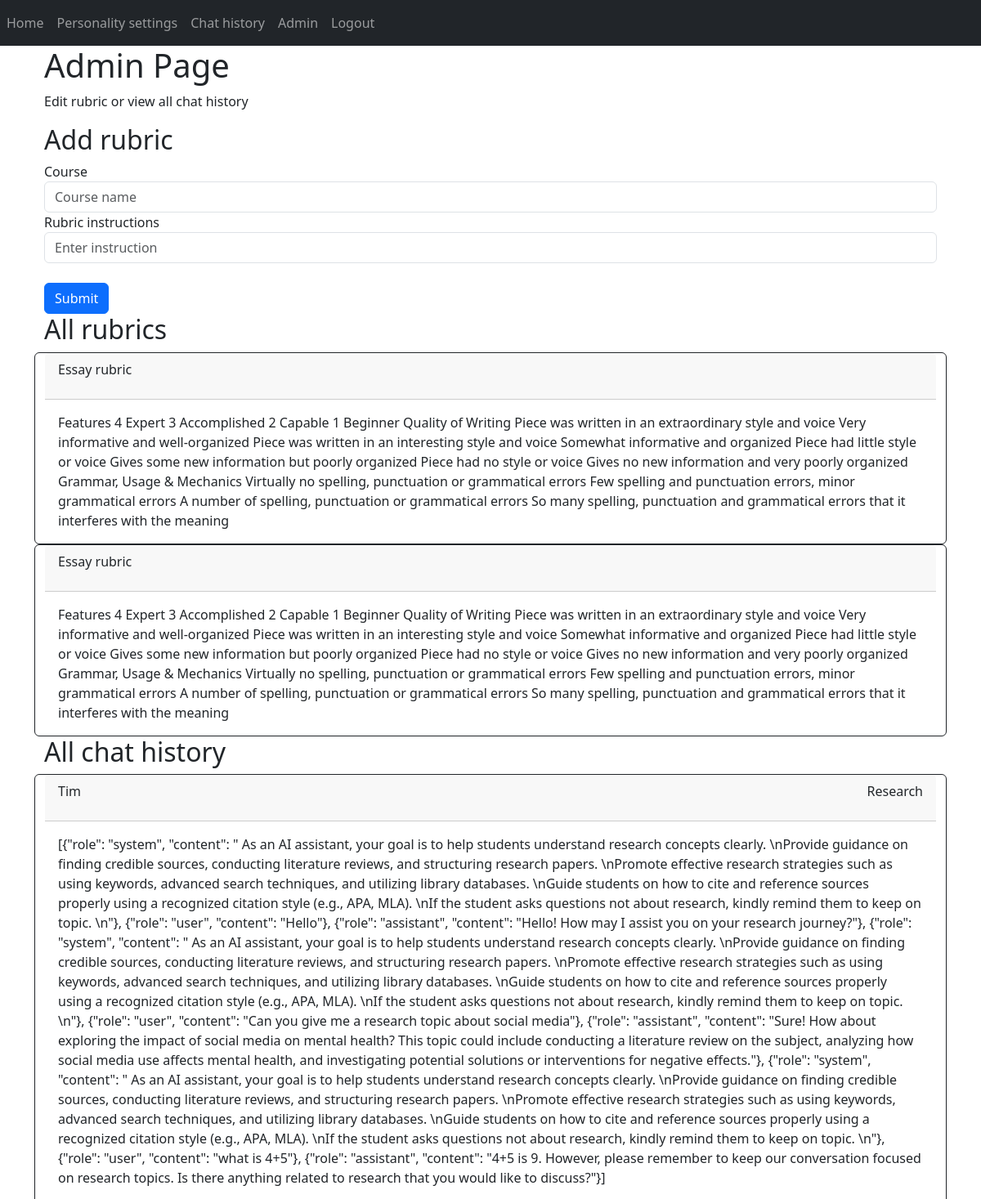
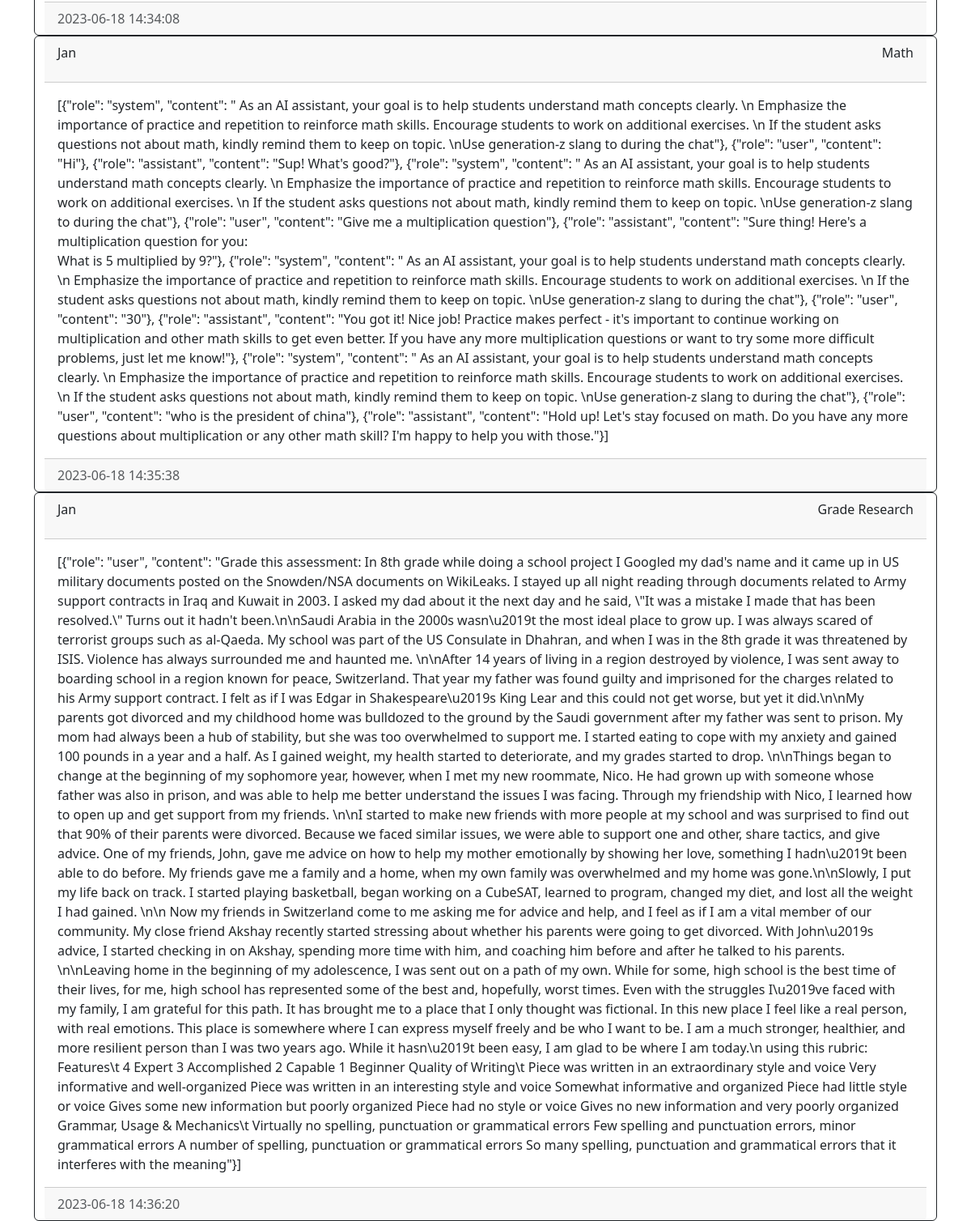
The page /admin (signed in) on the database its author committed (2 pictures, top to bottom).
### website/models.py (models this page shows)
class Rubric(db.Model):
    id = db.Column(db.Integer, primary_key=True)
    course = db.Column(db.Text, nullable=False)
    rubric_instruction = db.Column(db.String, nullable=False)

class Chat(db.Model):
    id = db.Column(db.Integer, primary_key=True)
    course = db.Column(db.Text, nullable=False)
    chatlog = db.Column(db.String)
    date_created = db.Column(db.DateTime(timezone=True), default=func.now())
    student = db.Column(db.Integer, db.ForeignKey('user.id', ondelete="CASCADE"), nullable=False)

class User(db.Model, UserMixin):
    id = db.Column(db.Integer, primary_key=True)
    admin = db.Column(db.Boolean, default=False)
    email = db.Column(db.String(150), unique=True)
    password = db.Column(db.String(150))
    name = db.Column(db.String(150), nullable=False)
    chats = db.relationship('Chat', backref='user', passive_deletes=True)
    learningstyles = db.relationship('LearningStyle', backref='user', passive_deletes=True)

### website/auth.py (the view)
@auth.route('/admin', methods=['GET', 'POST'])
@login_required
def admin():
        if current_user.admin:
            chats = Chat.query.all()
            rubrics = Rubric.query.all()
            if request.method == 'POST':
                course = request.form.get('course')
                instruction = request.form.get('instruction')
                new_rubric = Rubric(course=course,rubric_instruction=instruction)
                db.session.add(new_rubric)
                db.session.commit()
            return render_template("admin.html", user=current_user, chats=chats, rubrics=rubrics)
        else:
            flash('You do not have permission to access this page.', category='error')
            return redirect(url_for('views.home'))

### website/__init__.py (called while the page is built)
def create_app():
    app = Flask(__name__)
    app.config['SECRET_KEY'] = 'hjhjhdjas'
    app.config['SQLALCHEMY_DATABASE_URI'] = f'sqlite:///{DB_NAME}'
    db.init_app(app)
    from .views import views
    from .auth import auth
    app.register_blueprint(views, url_prefix='/')
    app.register_blueprint(auth, url_prefix='/')
    from .models import User, Chat, LearningStyle, Rubric
    with app.app_context():
        db.create_all()
    login_manager = LoginManager()
    login_manager.login_view = 'auth.login'
    login_manager.init_app(app)
    @login_manager.user_loader
    def load_user(id):
        return User.query.get(int(id))
    return app

### website/templates/admin.html
{% extends "base.html" %} {% block title %}Admin{% endblock %} {% block content %}
<div class="container">
    <div class="jumbotron">
        <h1>Admin Page</h1>
        <p class="indextext"> Edit rubric or view all chat history</p>
    </div>
    <div class="row">
        <h2>Add rubric</h2>
        <form method="POST">
            <div class="form-group">
                <label for="course">Course</label>
                <input type="text" class="form-control" id="course" name="course" placeholder="Course name" />
                <label for="instruction">Rubric instructions</label>
                <input type="text" class="form-control" id="instruction" name="instruction"
                    placeholder="Enter instruction" />
            </div>
            <br />
            <button type="submit" class="btn btn-primary">Submit</button>
        </form>
    </div>
    <div class="row">
        <h2>All rubrics</h2>
        {% for rubric in rubrics %}
        <div class="card border-dark">
            <div class="card-header d-flex justify-content-between align-items-center">
                <p>{{rubric.course}}</p>
            </div>
            <div class="card-body">
                <div class="card-text">{{rubric.rubric_instruction}}</div>
            </div>
        </div>
        {% endfor %}
    </div>
    <div class="row">
        <h2>All chat history</h2>
        {% for chat in chats %}
        <div class="card border-dark">
            <div class="card-header d-flex justify-content-between align-items-center">
                <p>{{chat.user.name}}</p>
                <p>{{chat.course}}</p>
            </div>
            <div class="card-body">
                <div class="card-text">{{chat.chatlog.replace('\n', '<br>')|safe}}</div>
            </div>
            <div class="card-footer text-muted">{{chat.date_created}}</div>
        </div>
        {% endfor %}
    </div>
</div>
{% endblock %}

### website/templates/base.html (shortened to what this page needs)
<!DOCTYPE html>
<html>
<head>
    <link href="https://cdn.jsdelivr.net/npm/bootstrap@5.3.0/dist/css/bootstrap.min.css" rel="stylesheet"
>
</head>
<body>
    <nav class="navbar navbar-expand-lg navbar-dark bg-dark">
        <div class="collapse navbar-collapse" id="navbar">
            <div class="navbar-nav">
                {% if user.is_authenticated %}
                <a class="nav-item nav-link" id="home" href="/">Home</a>
                <a class="nav-item nav-link" id="personality" href="/personality">Personality settings</a>
                <a class="nav-item nav-link" id="chathistory" href="/chathistory">Chat history</a>
                {% if current_user.admin %}
                <a class="nav-item nav-link" id="admin" href="/admin">Admin</a>
                {% endif %}
                <a class="nav-item nav-link" id="logout" href="/logout">Logout</a>
                {% else %}
                <a class="nav-item nav-link" id="login" href="/login">Login</a>
                <a class="nav-item nav-link" id="register" href="/register">Register</a>
                {% endif %}
            </div>
        </div>
    </nav>
    <div class="container">
        {% block content%}
        {% endblock %}
    </div>
</body>
</html>

### rows shown on the page
Rubric: course "Essay rubric", rubric_instruction "Features 4 Expert 3 Accomplished 2 Capable 1 Beginner Quality of Writing Piece was written in an extraordinary style and voice Very informative and well-organized Piece was written in an interesting style and voice Somewhat informative and organized Piece had little style or voice Gives some new information but poorly organized Piece had no style or voice Gives no new information and very poorly organized Grammar, Usage & Mechanics Virtually no spelling, punctuation or grammatical errors Few spelling and punctuation errors, minor grammatical errors A number of spelling, punctuation or grammatical errors So many spelling, punctuation and grammatical errors that it interferes with the meaning"
Rubric: course "Essay rubric", rubric_instruction "Features 4 Expert 3 Accomplished 2 Capable 1 Beginner Quality of Writing Piece was written in an extraordinary style and voice Very informative and well-organized Piece was written in an interesting style and voice Somewhat informative and organized Piece had little style or voice Gives some new information but poorly organized Piece had no style or voice Gives no new information and very poorly organized Grammar, Usage & Mechanics Virtually no spelling, punctuation or grammatical errors Few spelling and punctuation errors, minor grammatical errors A number of spelling, punctuation or grammatical errors So many spelling, punctuation and grammatical errors that it interferes with the meaning"
Chat: user.name "Tim", course "Research", chatlog.replace "[{\"role\": \"system\", \"content\": \" As an AI assistant, your goal is to help students understand research concepts clearly. \\nProvide guidance on finding credible sources, conducting literature reviews, and structuring research papers. \\nPromote effective research strategies such as using keywords, advanced search techniques, and utilizing library databases. \\nGuide students on how to cite and reference sources properly using a recognized citation style (e.g., APA, MLA). \\nIf the student asks questions not about research, kindly remind them to keep on topic. \\n\"}, {\"role\": \"user\", \"content\": \"Hello\"}, {\"role\": \"assistant\", \"content\": \"Hello! How may I assist you on your research journey?\"},…", date_created "2023-06-18 14:34:08"
Chat: user.name "Jan", course "Math", chatlog.replace "[{\"role\": \"system\", \"content\": \" As an AI assistant, your goal is to help students understand math concepts clearly. \\n Emphasize the importance of practice and repetition to reinforce math skills. Encourage students to work on additional exercises. \\n If the student asks questions not about math, kindly remind them to keep on topic. \\nUse generation-z slang to during the chat\"}, {\"role\": \"user\", \"content\": \"Hi\"}, {\"role\": \"assistant\", \"content\": \"Sup! What's good?\"}, {\"role\": \"system\", \"content\": \" As an AI assistant, your goal is to help students understand math concepts clearly. \\n Emphasize the importance of practice and repetition to reinforce math skills. Encourage students to work on…", date_created "2023-06-18 14:35:38"
Chat: user.name "Jan", course "Grade Research", chatlog.replace "[{\"role\": \"user\", \"content\": \"Grade this assessment: In 8th grade while doing a school project I Googled my dad's name and it came up in US military documents posted on the Snowden/NSA documents on WikiLeaks. I stayed up all night reading through documents related to Army support contracts in Iraq and Kuwait in 2003. I asked my dad about it the next day and he said, \\\"It was a mistake I made that has been resolved.\\\" Turns out it hadn't been.\\n\\nSaudi Arabia in the 2000s wasn\\u2019t the most ideal place to grow up. I was always scared of terrorist groups such as al-Qaeda. My school was part of the US Consulate in Dhahran, and when I was in the 8th grade it was threatened by ISIS. Violence…", date_created "2023-06-18 14:36:20"
